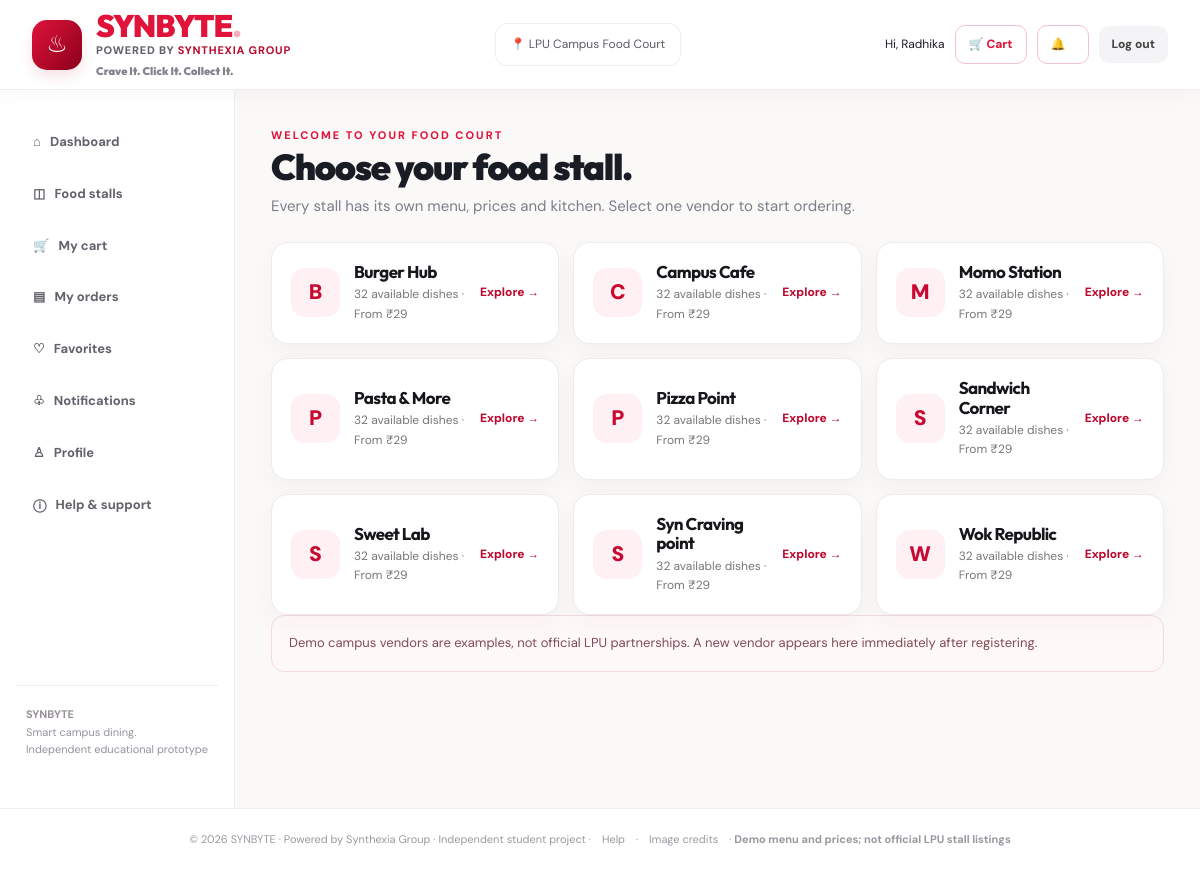
/vendors (signed in), run on the app's committed database.
### tables this page shows
CREATE TABLE users(id INTEGER PRIMARY KEY,name TEXT NOT NULL,email TEXT NOT NULL UNIQUE,password TEXT NOT NULL,role TEXT NOT NULL CHECK(role IN ('student','vendor','admin')),vendor_id INTEGER REFERENCES vendors(id),approved INTEGER NOT NULL DEFAULT 1,created TEXT NOT NULL);

CREATE TABLE vendors(id INTEGER PRIMARY KEY,name TEXT NOT NULL UNIQUE,contact TEXT DEFAULT '',approved INTEGER NOT NULL DEFAULT 1, starter_seeded INTEGER NOT NULL DEFAULT 0);

### app.py (the view)
@app.get('/vendors')
@require('student')
def vendor_directory():
    with db() as c:
        vendors=c.execute('''SELECT v.*, COUNT(f.id) dish_count, MIN(f.price) starting_price
                           FROM vendors v LEFT JOIN foods f ON f.vendor_id=v.id AND f.active=1
                           WHERE v.approved=1 GROUP BY v.id ORDER BY v.name''').fetchall()
    return render_template('vendor-directory.html',title='Choose your food stall',vendors=vendors)

### app.py (called while the page is built)
@contextmanager
def db():
    con = sqlite3.connect(DB_PATH, timeout=20)
    con.row_factory = sqlite3.Row
    con.execute('PRAGMA foreign_keys=ON')
    con.execute('PRAGMA busy_timeout=20000')
    try:
        yield con
        con.commit()
    except Exception:
        con.rollback()
        raise
    finally:
        con.close()

@app.before_request
def prepare():
    if '_csrf' not in session:
        session['_csrf'] = secrets.token_urlsafe(24)
    g.user = None
    if session.get('uid'):
        with db() as c:
            g.user=c.execute('SELECT * FROM users WHERE id=?',(session['uid'],)).fetchone()
    if request.method in {'POST','PUT','PATCH','DELETE'} and request.endpoint != 'razorpay_webhook':
        sent=request.form.get('_csrf') or request.headers.get('X-CSRF-Token')
        if not sent or not hmac.compare_digest(sent,session['_csrf']):
            abort(400,description='Security token missing or expired. Refresh the page and try again.')

@app.context_processor
def inject():
    return dict(user=g.get('user'),csrf=session.get('_csrf',''), categories=active_categories(), payment_provider=PAYMENT_PROVIDER,
                money=lambda p:f'₹{int(p):,}',current_year=datetime.now().year, image_url=lambda src:src if str(src).startswith(('https://','http://')) else url_for('static',filename='images/'+src))

def require(role=None):
    def deco(fn):
        @wraps(fn)
        def inner(*args,**kwargs):
            if g.user is None:
                flash('Please sign in to continue.','warning')
                return redirect(url_for('role_selection'))
            if role and g.user['role']!=role:
                abort(403)
            if g.user['role']=='vendor' and not g.user['approved']:
                abort(403,description='Vendor account is awaiting approval')
            return fn(*args,**kwargs)
        return inner
    return deco

def active_categories():
    with db() as c:
        return [r['name'] for r in c.execute('SELECT name FROM categories ORDER BY id')]

### templates/vendor-directory.html
{% extends 'base.html' %}
{% block content %}
<section class="page-head"><span class="eyebrow">WELCOME TO YOUR FOOD COURT</span><h1>Choose your food stall.</h1><p class="muted">Every stall has its own menu, prices and kitchen. Select one vendor to start ordering.</p></section>
<div class="vendor-grid">
{% for stall in vendors %}
<a href="{{url_for('vendor_food_menu',vendor_id=stall['id'])}}" class="vendor-tile">
 <span class="vendor-avatar">{{stall['name'][:1]|upper}}</span><div><h2>{{stall['name']}}</h2><p>{{stall['dish_count']}} available dishes · {% if stall['starting_price'] %}From {{money(stall['starting_price'])}}{% else %}Coming soon{% endif %}</p></div><span class="vendor-arrow">Explore →</span>
</a>
{% else %}<div class="card">No active stalls yet.</div>{% endfor %}
</div>
<p class="notice">Demo campus vendors are examples, not official LPU partnerships. A new vendor appears here immediately after registering.</p>
{% endblock %}

### templates/base.html (shortened to what this page needs)
<!doctype html><html lang="en"><head><link rel="stylesheet" href="{{ url_for('static',filename='css/app.css') }}"></head>
<body data-authenticated="{{ 'true' if user else 'false' }}">
<header class="site-header"><div class="header-inner">
<a class="brand syn-header-brand" href="{{ url_for('home') }}" aria-label="SYNBYTE · Powered by Synthexia Group"><span class="brand-mark syn-header-icon">♨</span><span class="brand-name"><b>SYNBYTE<span class="syn-brand-period">.</span></b><small>POWERED BY <strong>SYNTHEXIA GROUP</strong></small><span class="brand-tag">Crave It. Click It. Collect It.</span></span></a>
<span class="location">📍 LPU Campus Food Court</span><nav class="header-nav" aria-label="Top navigation">
{% if user %}<span class="desktop-only" style="font-size:12px">Hi, {{ user['name'].split()[0] | e }}</span>
{% if user['role']=='student' %}<a class="button soft small" href="{{ url_for('cart') }}">🛒 Cart</a>{% endif %}
<a class="button soft small" href="{{ url_for('vendor_notifications') if user['role']=='vendor' else url_for('notifications') if user['role']=='student' else url_for('admin_dashboard') }}" aria-label="Notifications">🔔 </a>
<form method="post" action="{{ url_for('logout') }}"><input type="hidden" name="_csrf" value="{{csrf}}"><button class="button ghost small" type="submit">Log out</button></form>
{% else %}{% if request.path != "/" %}<a class="button soft small" href="{{ url_for('role_selection') }}">Choose login</a>{% endif %}{% endif %}
</nav></div></header>
{% set is_app = user and user['role'] in ['student','vendor','admin'] %}
{% if is_app %}<div class="shell"><aside class="sidebar" id="sidebar" aria-label="{{ user['role'] }} navigation">
{% if user['role']=='student' %}
<a href="{{url_for('student_dashboard')}}">⌂ &nbsp; Dashboard</a><a href="{{url_for('vendor_directory')}}">◫ &nbsp; Food stalls</a><a href="{{url_for('cart')}}">🛒 &nbsp; My cart</a><a href="{{url_for('my_orders')}}">▤ &nbsp; My orders</a><a href="{{url_for('favorites')}}">♡ &nbsp; Favorites</a><a href="{{url_for('notifications')}}">♧ &nbsp; Notifications</a><a href="{{url_for('student_profile')}}">♙ &nbsp; Profile</a>
{% else %}<a href="{{url_for('admin_dashboard')}}">⌂ &nbsp; Admin overview</a><a href="{{url_for('admin_vendors')}}">◇ &nbsp; Vendors</a><a href="{{url_for('admin_orders')}}">▤ &nbsp; All orders</a>{% endif %}
<a href="{{url_for('help_support')}}">ⓘ &nbsp; Help &amp; support</a><div class="sidebar-footer"><strong>SYNBYTE</strong><div>Smart campus dining.</div><div>Independent educational prototype</div></div></aside><main class="content"><div class="content-inner">
{% else %}<main class="public-wrap">{% endif %}
{% block content %}{% endblock %}
{% if is_app %}</div></main></div>{% else %}</main>{% endif %}
{% if request.path != "/" %}<footer class="footer">© {{current_year}} SYNBYTE · Powered by Synthexia Group · Independent student project · <a href="{{url_for('help_support')}}">Help</a> · <a href="{{url_for('photo_credits')}}">Image credits</a> · <strong>Demo menu and prices; not official LPU stall listings</strong></footer>{% endif %}<script src="{{url_for('static',filename='js/app.js')}}" defer></script>{% block scripts %}{% endblock %}</body></html>

### data on the page
users: name "Radhika"
vendors: name "B", name "Burger Hub", dish_count "32", starting_price "₹29"
vendors: name "C", name "Campus Cafe", dish_count "32", starting_price "₹29"
vendors: name "M", name "Momo Station", dish_count "32", starting_price "₹29"
vendors: name "P", name "Pasta & More", dish_count "32", starting_price "₹29"
vendors: name "P", name "Pizza Point", dish_count "32", starting_price "₹29"
vendors: name "S", name "Sandwich Corner", dish_count "32", starting_price "₹29"
vendors: name "S", name "Sweet Lab", dish_count "32", starting_price "₹29"
vendors: name "S", name "Syn Craving point", dish_count "32", starting_price "₹29"
vendors: name "W", name "Wok Republic", dish_count "32", starting_price "₹29"
